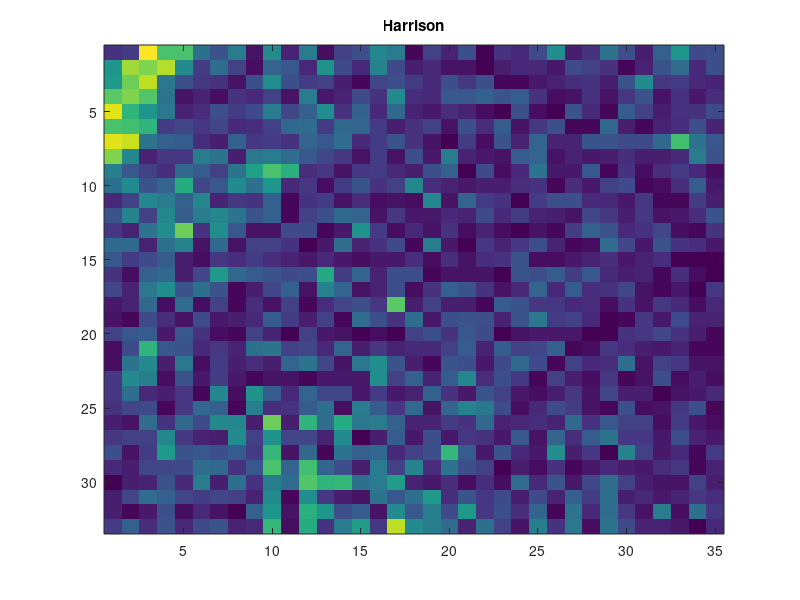

Write the MATLAB code that produced this figure. (Note: this script raises an error after producing the figure.)
clear; close all;
load SPECIALFOLDER/processed.mat;

figure();
imagesc(harrisonComplete);
ax1 = gca; title('Harrison');
ax1.YDir = 'normal'; drawnow;

figure();
imagesc(smalleyComplete);
ax2 = gca; title('Smalley');
ax2.YDir = 'normal'; drawnow;

figure();
imagesc(camachoComplete);
ax3 = gca; title('Camacho');
ax3.YDir = 'normal'; drawnow;

hmax = max(max(harrisonComplete));
smax = max(max(smalleyComplete));
cmax = max(max(camachoComplete));